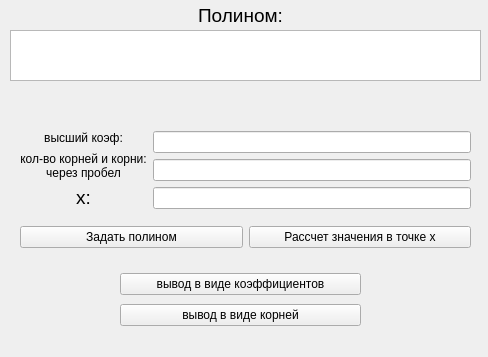
<?xml version="1.0" encoding="UTF-8"?>
<ui version="4.0">
 <class>MainWindow</class>
 <widget class="QWidget" name="MainWindow">
  <property name="geometry">
   <rect>
    <x>0</x>
    <y>0</y>
    <width>488</width>
    <height>357</height>
   </rect>
  </property>
  <property name="windowTitle">
   <string>interface</string>
  </property>
  <widget class="QLabel" name="label">
   <property name="geometry">
    <rect>
     <x>190</x>
     <y>0</y>
     <width>101</width>
     <height>31</height>
    </rect>
   </property>
   <property name="text">
    <string>&lt;html&gt;&lt;head/&gt;&lt;body&gt;&lt;p align=&quot;center&quot;&gt;&lt;span style=&quot; font-size:14pt;&quot;&gt;Полином:&lt;/span&gt;&lt;/p&gt;&lt;/body&gt;&lt;/html&gt;</string>
   </property>
  </widget>
  <widget class="QTextBrowser" name="PolynomOut">
   <property name="geometry">
    <rect>
     <x>10</x>
     <y>30</y>
     <width>471</width>
     <height>51</height>
    </rect>
   </property>
  </widget>
  <widget class="QWidget" name="verticalLayoutWidget_3">
   <property name="geometry">
    <rect>
     <x>120</x>
     <y>270</y>
     <width>241</width>
     <height>61</height>
    </rect>
   </property>
   <layout class="QVBoxLayout" name="verticalLayout_3">
    <item>
     <widget class="QPushButton" name="OutputType1Button">
      <property name="text">
       <string>вывод в виде коэффициентов</string>
      </property>
     </widget>
    </item>
    <item>
     <widget class="QPushButton" name="OutputType2Button">
      <property name="text">
       <string>вывод в виде корней</string>
      </property>
     </widget>
    </item>
   </layout>
  </widget>
  <widget class="QWidget" name="verticalLayoutWidget">
   <property name="geometry">
    <rect>
     <x>20</x>
     <y>120</y>
     <width>451</width>
     <height>141</height>
    </rect>
   </property>
   <layout class="QVBoxLayout" name="verticalLayout">
    <item>
     <layout class="QHBoxLayout" name="horizontalLayout_2">
      <item>
       <layout class="QVBoxLayout" name="verticalLayout_5">
        <item>
         <widget class="QLabel" name="label_2">
          <property name="text">
           <string>&lt;html&gt;&lt;head/&gt;&lt;body&gt;&lt;p align=&quot;center&quot;&gt;высший коэф:&lt;/p&gt;&lt;/body&gt;&lt;/html&gt;</string>
          </property>
         </widget>
        </item>
        <item>
         <widget class="QLabel" name="label_3">
          <property name="text">
           <string>&lt;html&gt;&lt;head/&gt;&lt;body&gt;&lt;p align=&quot;center&quot;&gt;кол-во корней и корни:&lt;br&gt; через пробел&lt;/p&gt;&lt;/body&gt;&lt;/html&gt;</string>
          </property>
         </widget>
        </item>
        <item>
         <widget class="QLabel" name="label_4">
          <property name="text">
           <string>&lt;html&gt;&lt;head/&gt;&lt;body&gt;&lt;p align=&quot;center&quot;&gt;&lt;span style=&quot; font-size:14pt;&quot;&gt;x:&lt;/span&gt;&lt;/p&gt;&lt;/body&gt;&lt;/html&gt;</string>
          </property>
         </widget>
        </item>
       </layout>
      </item>
      <item>
       <layout class="QVBoxLayout" name="verticalLayout_6">
        <item>
         <widget class="QLineEdit" name="PolynomInputA"/>
        </item>
        <item>
         <widget class="QLineEdit" name="PolynomInputRoots"/>
        </item>
        <item>
         <widget class="QLineEdit" name="PointInput"/>
        </item>
       </layout>
      </item>
     </layout>
    </item>
    <item>
     <layout class="QHBoxLayout" name="horizontalLayout">
      <item>
       <widget class="QPushButton" name="PolynomInputButton">
        <property name="text">
         <string>Задать полином</string>
        </property>
       </widget>
      </item>
      <item>
       <widget class="QPushButton" name="PointButton">
        <property name="text">
         <string>Рассчет значения в точке x</string>
        </property>
       </widget>
      </item>
     </layout>
    </item>
   </layout>
  </widget>
  <widget class="QLabel" name="OutputSolve">
   <property name="geometry">
    <rect>
     <x>20</x>
     <y>80</y>
     <width>451</width>
     <height>41</height>
    </rect>
   </property>
   <property name="text">
    <string/>
   </property>
  </widget>
 </widget>
 <resources/>
 <connections/>
</ui>
